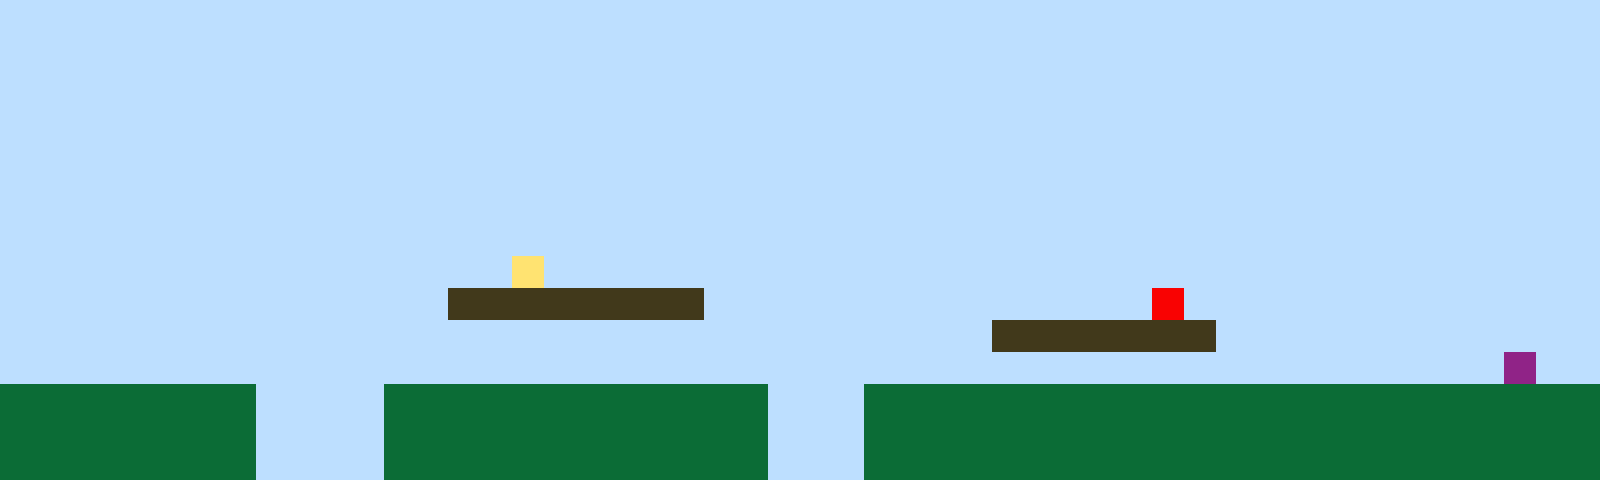

This game map was drawn from its Tiled (.tmx) file and the tilesets committed beside it. A one-line description and the full map source follow:
An orthogonal 50x15 tile map with 32x32 px tiles, 1 tile layer (Tile Layer 1).

<map version="1.10" tiledversion="1.11.2" orientation="orthogonal" renderorder="right-up" width="50" height="15" tilewidth="32" tileheight="32" infinite="0" nextlayerid="2" nextobjectid="1"><editorsettings><export target="map1.csv" format="csv" /></editorsettings><tileset firstgid="1" name="sprites" tilewidth="32" tileheight="32" tilecount="6" columns="3"><image source="sprites.png" width="96" height="64" /></tileset><layer id="1" name="Tile Layer 1" width="50" height="15"><data encoding="csv">1,1,1,1,1,1,1,1,1,1,1,1,1,1,1,1,1,1,1,1,1,1,1,1,1,1,1,1,1,1,1,1,1,1,1,1,1,1,1,1,1,1,1,1,1,1,1,1,1,1,1,1,1,1,1,1,1,1,1,1,1,1,1,1,1,1,1,1,1,1,1,1,1,1,1,1,1,1,1,1,1,1,1,1,1,1,1,1,1,1,1,1,1,1,1,1,1,1,1,1,1,1,1,1,1,1,1,1,1,1,1,1,1,1,1,1,1,1,1,1,1,1,1,1,1,1,1,1,1,1,1,1,1,1,1,1,1,1,1,1,1,1,1,1,1,1,1,1,1,1,1,1,1,1,1,1,1,1,1,1,1,1,1,1,1,1,1,1,1,1,1,1,1,1,1,1,1,1,1,1,1,1,1,1,1,1,1,1,1,1,1,1,1,1,1,1,1,1,1,1,1,1,1,1,1,1,1,1,1,1,1,1,1,1,1,1,1,1,1,1,1,1,1,1,1,1,1,1,1,1,1,1,1,1,1,1,1,1,1,1,1,1,1,1,1,1,1,1,1,1,1,1,1,1,1,1,1,1,1,1,1,1,1,1,1,1,1,1,1,1,1,1,1,1,1,1,1,1,1,1,1,1,1,1,1,1,1,1,1,1,1,1,1,1,1,1,1,1,1,1,1,1,1,1,1,1,1,1,1,1,1,1,1,1,1,1,1,1,1,1,1,1,1,1,1,1,1,1,1,1,1,1,1,1,1,1,1,1,1,1,1,1,1,1,1,1,1,1,1,1,1,1,1,1,1,1,1,1,1,1,1,1,1,1,1,1,1,1,1,1,1,1,1,1,1,1,1,1,1,1,1,1,1,1,1,1,1,1,1,1,1,1,1,1,1,1,1,1,1,1,1,1,1,1,1,1,1,1,1,1,1,1,1,1,1,1,4,1,1,1,1,1,1,1,1,1,1,1,1,1,1,1,1,1,1,1,1,1,1,1,1,1,1,1,1,1,1,1,1,1,1,1,1,1,1,1,1,1,1,1,1,1,1,1,3,3,3,3,3,3,3,3,1,1,1,1,1,1,1,1,1,1,1,1,1,1,5,1,1,1,1,1,1,1,1,1,1,1,1,1,1,1,1,1,1,1,1,1,1,1,1,1,1,1,1,1,1,1,1,1,1,1,1,1,1,1,1,1,1,1,1,3,3,3,3,3,3,3,1,1,1,1,1,1,1,1,1,1,1,1,1,1,1,1,1,1,1,1,1,1,1,1,1,1,1,1,1,1,1,1,1,1,1,1,1,1,1,1,1,1,1,1,1,1,1,1,1,1,1,1,1,1,1,1,1,1,1,6,1,1,2,2,2,2,2,2,2,2,1,1,1,1,2,2,2,2,2,2,2,2,2,2,2,2,1,1,1,2,2,2,2,2,2,2,2,2,2,2,2,2,2,2,2,2,2,2,2,2,2,2,2,2,2,2,2,2,2,2,1,1,1,1,2,2,2,2,2,2,2,2,2,2,2,2,1,1,1,2,2,2,2,2,2,2,2,2,2,2,2,2,2,2,2,2,2,2,2,2,2,2,2,2,2,2,2,2,2,2,1,1,1,1,2,2,2,2,2,2,2,2,2,2,2,2,1,1,1,2,2,2,2,2,2,2,2,2,2,2,2,2,2,2,2,2,2,2,2,2,2,2</data></layer></map>
